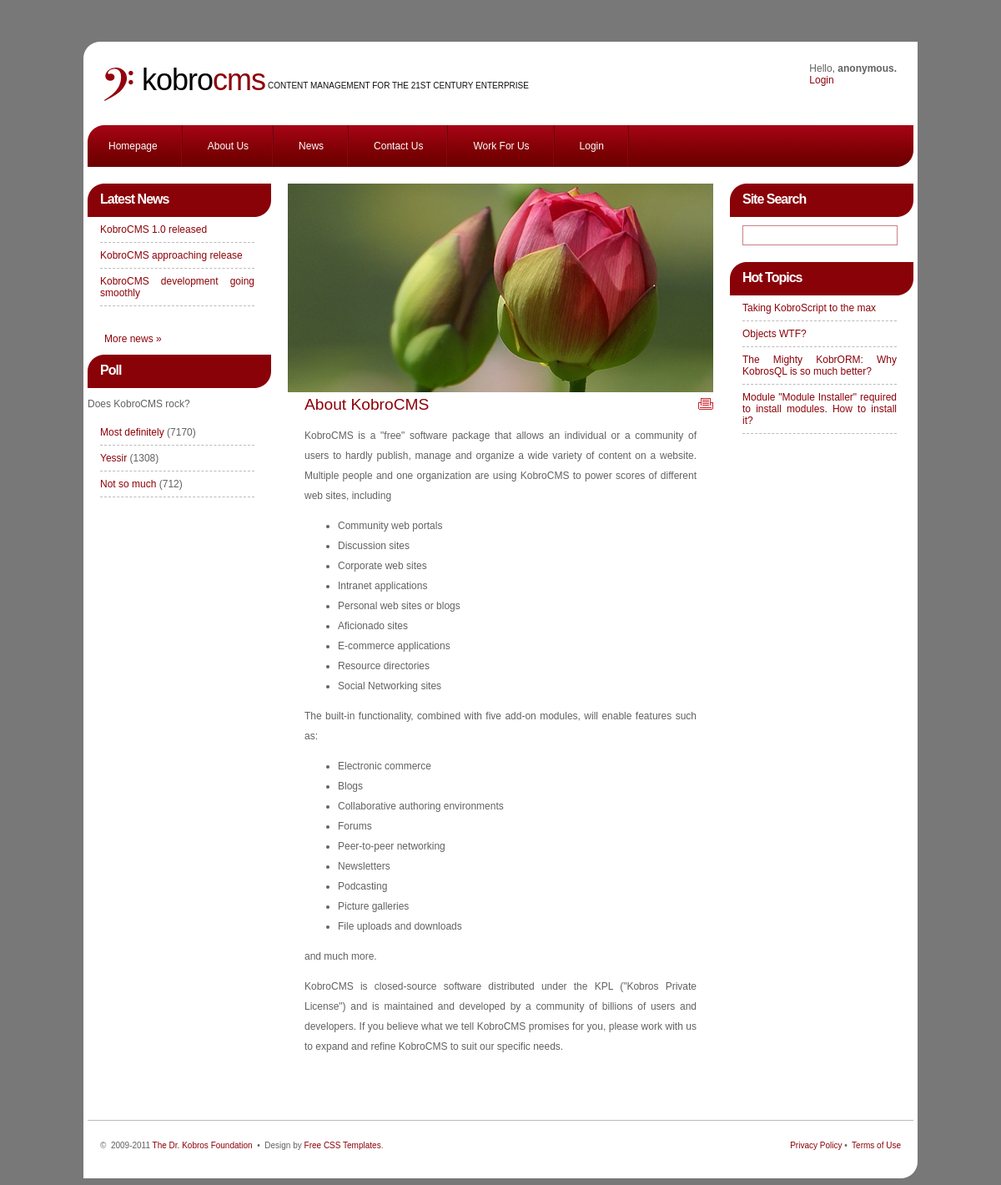
The page / on the database its author committed.
### tables this page shows
CREATE TABLE `page` (
  `id` int(10) unsigned NOT NULL AUTO_INCREMENT,
  `module` varchar(255) NOT NULL,
  `tpl` varchar(255) NOT NULL DEFAULT 'default',
  `innertpl` varchar(255) NOT NULL DEFAULT 'default',
  `title` varchar(255) DEFAULT NULL,
  `role` varchar(255) NOT NULL DEFAULT 'anonymous',
  PRIMARY KEY (`id`)
);

CREATE TABLE `news` (
  `id` int(10) unsigned NOT NULL AUTO_INCREMENT,
  `page_id` int(10) unsigned NOT NULL,
  `title` varchar(255) DEFAULT NULL,
  `content` text,
  `created` datetime NOT NULL,
  PRIMARY KEY (`id`)
);

CREATE TABLE `question` (
  `id` int(11) NOT NULL,
  `question` varchar(255) DEFAULT NULL,
  PRIMARY KEY (`id`)
);

CREATE TABLE `answer` (
  `id` int(11) NOT NULL,
  `question_id` int(11) NOT NULL,
  `answer` varchar(255) DEFAULT NULL,
  `votes` int(11) NOT NULL DEFAULT '0',
  PRIMARY KEY (`id`),
  KEY `question_id` (`question_id`)
);

CREATE TABLE `html` (
  `page_id` int(10) unsigned NOT NULL,
  `block_id` int(10) unsigned NOT NULL,
  `content` text,
  PRIMARY KEY (`page_id`,`block_id`)
);

### public/inc/KobroCms.php (called while the page is built, shortened)
<?php
class KobroCms
{
	public $config;
	public $db;
	private function __construct()
	{
		$this->config = $config = parse_ini_file(ROOT . "/config.ini");
		$this->db = new PDO("mysql:host={$this->config['db_host']};dbname={$this->config['db_schema']}", $this->config['db_user'], $this->config['db_password']);
		$this->db->setAttribute(PDO::ATTR_ERRMODE, PDO::ERRMODE_EXCEPTION);
	}
	public static function getInstance()
	{
		static $instance;
		if(!$instance) {
			$instance = new KobroCms();
		}
		return $instance;
	}
	public function getPage($pageId)
	{
		$pageId = (int) $pageId;
		$sql = "SELECT * FROM page WHERE id = {$pageId}";
		return $this->db->query($sql)->fetch(PDO::FETCH_OBJ);
	}
	public function executeModule($params)
	{
		$module = new $module();
		return $module->execute($params);
	}
	public function run()
	{
		$this->user = User::getInstance();
		$this->view = new View();
		$pageId = (isset($_GET['page'])) ? $_GET['page'] : $this->config['page_default'];
		$this->page = $page = $this->getPage($pageId);
		$this->view->innertpl = $this->view->render(ROOT . '/templates/inner/' . $page->innertpl . '.phtml');
		$tpl = (isset($_REQUEST['tpl'])) ? $_REQUEST['tpl'] : $page->tpl;
		$this->view->title = $this->page->title;
		if($this->user->obj->role == 'admin') {
			$this->view->includeAdminScripts = true;
		} else {
			$this->view->includeAdminScripts = false;
		}
		$tpl = str_ireplace('../', '', $tpl);
		return $this->view->render(ROOT . '/templates/outer/' . $tpl . '.phtml');
	}
}

### public/inc/User.php (called while the page is built, shortened)
<?php
class User
{
	private function __construct()
	{
		if(!isset($_SESSION['user'])) {
			$user = new stdClass();
			$user->login = 'anonymous';
			$user->role = 'anonymous';
		}
		$this->obj = $_SESSION['user'];
	}
	static public function getInstance()
	{
		static $instance;
		if(!$instance) {
			$instance = new self();
		}
		return $instance;
	}
}

### public/inc/View.php (called while the page is built, shortened)
<?php
class View
{
	private $_vars = array();
	public $kobros;
	public function __construct()
	{
		$this->kobros = KobroCms::getInstance();
	}
	public function __set($key, $value)
	{
		$this->_vars[$key] = $value;
	}
	public function __get($key)
	{
		return (isset($this->_vars[$key])) ? $this->_vars[$key] : null;
	}
	public function render($tpl)
	{
		include $tpl;
		$ret = ob_get_clean();
		return $ret;
	}
	public function module($params)
	{
		$params = array_merge($_REQUEST, $params);
		return $this->kobros->executeModule($params);
	}
}
?>

### public/inc/Module.php (called while the page is built)
<?php
abstract class Module
{
	public $kobros;
	public function __construct()
	{
		$this->kobros = KobroCms::getInstance();
	}
	public function execute($params = array())
	{
		if(!isset($params['page'])) {
			$params['page'] = $this->kobros->page->id;
		}
		if(!isset($params['action'])) {
			$params['action'] = 'default';
		}
		$action = '_' . $params['action'];
		return $this->$action($params);
	}
}

### public/modules/Html.php (called while the page is built, shortened)
<?php
class Module_Html extends Module
{
	protected function _default($params)
	{
		if(isset($params['page']) && $params['page']) {
			$page = $this->kobros->getPage($params['page']);
		} else {
			$page = $this->kobros->page;
		}
		$sql = "SELECT content FROM html WHERE block_id = {$params['block_id']} AND page_id = {$page->id}";
		$q = $this->kobros->db->query($sql);
		$view = new View();
		$view->html = $q->fetch(PDO::FETCH_COLUMN);
		$view->user = $_SESSION['user'];
		$view->block_id = $params['block_id'];
		return $view->render(ROOT . '/templates/data/html/default.phtml');
	}
}

### public/modules/User.php (called while the page is built, shortened)
<?php
class Module_User extends Module
{
	protected function _info($params)
	{
		$view = new View();
		$view->target = $params['target'];
		$view->user = $_SESSION['user'];
		return $view->render(ROOT . '/templates/data/user/info.phtml');
	}
}

### public/modules/News.php (called while the page is built, shortened)
<?php
class Module_News extends Module
{
	private function _newsQuery($pageId, $limit)
	{
		$limit = (int) $limit;
		$sql = "SELECT * FROM news WHERE page_id = {$pageId} ORDER BY created DESC LIMIT {$limit}";
		$query = $this->kobros->db->query($sql);
		$news = array();
		while($res = $query->fetch(PDO::FETCH_OBJ)) {
			$news[] = $res;
		}
		return $news;
	}
	protected function _headlines($params)
	{
		$news = $this->_newsQuery($params['page'], $params['number']);
		$view = new View();
		$view->news = $news;
		$view->page_id = $params['page'];
		return $view->render(ROOT . '/templates/data/news/headlines.phtml');
	}
}

### public/modules/Poll.php (called while the page is built, shortened)
<?php
class Module_Poll extends Module
{
	protected function _default($params)
	{
		$sql = "SELECT * FROM question WHERE id = {$params['question_id']}";
		$q = $this->kobros->db->query($sql);
		$question = $q->fetch(PDO::FETCH_OBJ);
		$sql = "SELECT * FROM answer WHERE question_id = {$question->id}";
		$q = $this->kobros->db->query($sql);
		$answers = array();
		while($res = $q->fetch(PDO::FETCH_OBJ)) {
		    $answers[] = $res;
		}
		$view = new View();
		$view->question = $question;
		$view->answers = $answers;
		$view->forward = $params['forward'];
		return $view->render(ROOT . '/templates/data/poll/default.phtml');
	}
}

### public/modules/Search.php (called while the page is built, shortened)
<?php
class Module_Search extends Module
{
	protected function _quicksearch($params)
	{
		$page = $params['page'];
		$view = new View();
		$view->page = $page;
		return $view->render(ROOT . '/templates/data/search/quicksearch.phtml');
	}
}

### public/templates/data/poll/default.phtml (the view)
<li>
<h2>Poll</h2>
<p><?php echo $this->question->question; ?></p>
<ul>
<?php foreach($this->answers as $answer): ?>
<li>
<a href="/?page=44&action=vote&question_id=<?php echo $this->question->id; ?>&answer_id=<?php echo $answer->id; ?>&forward=<?php echo $this->forward; ?>"><?php echo $answer->answer; ?></a> (<?php echo $answer->votes; ?>)
</li>
<?php endforeach; ?>
</ul>
</li>

### public/index.php (shortened to what this page needs)
<?php
require_once ROOT . '/inc/KobroCms.php';
require_once ROOT . '/inc/User.php';
require_once ROOT . '/inc/Module.php';
require_once ROOT . '/inc/View.php';
try {
	$app = KobroCms::getInstance();
	echo $app->run();
} catch(Exception $e) {
	echo "<h1>KobroCMS Fatal Error</h1>";
	echo "<em>" . $e . "</em>";
	if($app->config['mode'] == 'development') {
		print "<pre>";
		print_r($e->getTrace());
		print "</pre>";
	}
}

### public/templates/inner/front.phtml
<div class="flower"><img src="images/img06.jpg" alt="" width="510" height="250" /></div>
<div class="post">
<div class="entry">
<a href="/?page=<?php echo $this->kobros->page->id; ?>&amp;tpl=print"><img style="float: right; margin-top: 4px;" src="/images/print.gif" /></a>
<?php echo $this->module(array('page' => null, 'module' => $this->kobros->page->module, 'block_id' => 1)); ?>
</div>
</div>

### public/templates/data/html/default.phtml (shortened to what this page needs)
<div class="post">
<div class="entry">
<?php echo $this->html; ?>
</div>
</div>

### public/templates/outer/default.phtml (shortened to what this page needs)
<!DOCTYPE html PUBLIC "-//W3C//DTD XHTML 1.0 Strict//EN" "http://www.w3.org/TR/xhtml1/DTD/xhtml1-strict.dtd">
<html xmlns="http://www.w3.org/1999/xhtml">
<head>
<link href="default.css" rel="stylesheet" type="text/css" media="screen" />
</head>
<body>
<div id="header">
	<div id="logo">
		<h1><a href="/"><span>Kobro</span>CMS</a></h1>
		<p>Content management for the 21st Century Enterprise</p>
	</div>
	<div id="menu">
		<ul id="main">
			<li <?php if($this->kobros->page->id == 1): ?> class="current_page_item"<?php endif; ?>><a href="/?page=1">Homepage</a></li>
			<li <?php if($this->kobros->page->id == 2): ?> class="current_page_item"<?php endif; ?>><a href="/?page=2">About Us</a></li>
			<li <?php if($this->kobros->page->id == 3): ?> class="current_page_item"<?php endif; ?>><a href="/?page=3">News</a></li>
			<li <?php if($this->kobros->page->id == 4): ?> class="current_page_item"<?php endif; ?>><a href="/?page=4&forward=/?page=111">Contact Us</a></li>
			<li <?php if($this->kobros->page->id == 5): ?> class="current_page_item"<?php endif; ?>><a href="/?page=5">Work For Us</a></li>
			<li <?php if($this->kobros->page->id == 33): ?> class="current_page_item"<?php endif; ?>><a href="/?page=33">Login</a></li>
		</ul>
	</div>
	<div id="userinfo">
	<?php echo $this->module(array('module' => 'User', 'action' => 'info', 'target' => 33)); ?>
	</div>
</div>
<div id="wrapper">
	<div id="page">
		<div id="sidebar1" class="sidebar">
			<ul>
				<?php echo $this->module(array('module' => 'News', 'page' => 3, 'action' => 'headlines', 'number' => 3)); ?>
			    <?php echo $this->module(array('module' => 'Poll', 'action' => 'default', 'question_id' => 1, 'forward'  => '/?page=1')); ?>
            </ul>
		</div>
		<div id="content">
			<?php echo $this->innertpl; ?>
		</div>
		<div id="sidebar2" class="sidebar">
			<ul>
				<li>
					<?php echo $this->module(array('module' => 'Search', 'action' => 'quicksearch', 'page' => 88)); ?>
				</li>
				<li>
					<h2>Hot Topics</h2>
					<ul>
						<li><a href="#">Taking KobroScript to the max</a></li>
						<li><a href="#">Objects WTF?</a></li>
						<li><a href="#">The Mighty KobrORM: Why KobrosQL is so much better?</a></li>
						<li><a href="#">Module &quot;Module Installer&quot; required to install modules. How to install it?</a></li>
					</ul>
				</li>
			</ul>
		</div>
		<div style="clear: both;">&nbsp;</div>
	</div>
</div>
<div id="footer">
	<p class="copyright">&copy;&nbsp;&nbsp;2009-2011 <a href="http://dr-kobros.com/foundation" target="_blank">The Dr. Kobros Foundation</a> &nbsp;&bull;&nbsp; Design by <a href="http://www.freecsstemplates.org/">Free CSS Templates</a>.</p>
	<p class="link">
		<a href="/?page=99">Privacy Policy</a>&nbsp;&#8226;&nbsp;
		<a href="/?page=100">Terms of Use</a>
	</p>
</div>
</body>
</html>

### public/templates/data/user/info.phtml
Hello, <strong><?php echo $this->user->login; ?>.</strong>
<br />
<?php if($this->user->role == 'anonymous'): ?>
<a href="?page=<?php echo $this->target; ?>">Login</a>
<?php else: ?>
<a href="?page=<?php echo $this->target; ?>&amp;action=logout">Logout</a>
<?php endif; ?>

### public/templates/data/news/headlines.phtml
<li>
<h2>Latest News</h2>
<ul>
<?php foreach($this->news as $item): ?>
<li><a href="/?page=<?php echo $this->page_id; ?>&amp;action=view&amp;id=<?php echo $item->id; ?>"><?php echo $item->title; ?></a></li>
<?php endforeach; ?>
</ul>
</li>
<p class="entry">
<a href="/?page=<?php echo $this->page_id; ?>">More news &raquo;</a>
</p>

### public/templates/data/search/quicksearch.phtml (shortened to what this page needs)
<form id="searchform" method="get" action="/">
	<div>
		<h2>Site Search</h2>
		<input type="text" name="s" id="s" size="15" value="" />
	</div>
</form>

### public/default.css (style rules this page uses)
body { margin-top: 50px; padding: 0; background: #787878; text-align: justify; dfont-family: Georgia, "Times New Roman", Times, serif; font-family: tahoma, arial, sans-serif; font-size: 12px; color: #616161; }
h1, h2, h3 { margin-top: 0; color: #8C0209; }
h1 { font-size: 1.6em; font-weight: normal; }
h2 { font-size: 1.6em; }
a { text-decoration: none; color: #8C0209; }
a img { border: none; }
#header { width: 1000px; margin: 0 auto; height: 150px; background: url(images/img02.jpg) repeat-x left top; position: relative; }
#logo { width: 1000px; height: 100px; margin: 0 auto; padding: 0 10px 0 70px; background: url(images/img01.jpg) no-repeat left top; }
#header #userinfo { position: absolute; top: 0; right: 0; padding: 25px 25px 0 0; }
#logo h1, #logo p { float: left; margin: 0; color: #8C0209; }
#logo span { color: #000000; }
#logo h1 { padding: 25px 0 0 0; letter-spacing: -1px; text-transform: lowercase; font-weight: normal; font-size: 3em; }
#logo p { text-transform: uppercase; padding: 47px 0 0 3px; font-size: 10px; color: #110E0F; }
#logo a { border: none; text-decoration: none; color: #8C0209; }
#menu { width: 1000px; margin: 0 auto; padding: 0; height: 50px; background: url(images/img02.jpg) no-repeat left top; }
#menu ul { margin: 0; padding: 0; list-style: none; }
#menu li { display: inline; }
#menu a { display: block; float: left; height: 32px; margin: 0; padding: 18px 30px 0 30px; text-decoration: none; text-transform: capitalize; background: url(images/img03.jpg) no-repeat right top; dfont-family: Georgia, "Times New Roman", Times, serif; font-family: tahoma, arial, sans-serif; font-size: 12px; color: #FFFFFF; }
#menu .current_page_item a { color: #FFFFFF; }
#page { width: 990px; margin: 0 auto; padding: 20px 5px; background: #FFFFFF; }
#content { float: left; width: 550px; }
.post { padding-bottom: 15px; line-height: 200%; }
.post h1 { font-weight: normal; }
.entry { padding: 0 20px; }
#sidebar1 { float: left; }
#sidebar2 { float: right; }
.sidebar { float: left; width: 220px; padding: 0; font-size: 12px; }
.sidebar ul { margin: 0; padding: 0; list-style: none; }
.sidebar li { padding: 0 0 20px 0; }
.sidebar li li { margin: 0 20px 0 15px; padding: 8px 0px; border-bottom: 1px #BBBBBB dashed; }
.sidebar li h2 { height: 30px; margin: 0 0 0 0; padding: 10px 15px 0px 15px; background: #890208 url(images/img05.jpg) no-repeat left top; letter-spacing: -1px; font-size: 16px; color: #FFFFFF; }
#searchform { margin: 0; padding: 0 0 0 0; }
#s { margin: 10px 0px 0 15px; padding: 2px 2px; width: 180px; height: 18px; border: 1px solid #CA8186; background: #FFFFFF; font-size: 10px; color: #000000; }
#footer { width: 960px; height: 70px; margin: 0 auto; padding: 0 20px; background: url(images/img04.jpg) no-repeat left top; }
#footer p { margin: 0; padding: 25px 0 0 0; text-align: center; font-size: smaller; }
#footer .link { float: right; }
#footer .copyright { float: left; }
.flower { padding-left: 20px; }

### rows shown on the page
page: role "anonymous"
news: title "KobroCMS 1.0 released"
news: title "KobroCMS approaching release"
news: title "KobroCMS development going smoothly"
question: question "Does KobroCMS rock?"
answer: answer "Most definitely", votes "7170"
answer: answer "Yessir", votes "1308"
answer: answer "Not so much", votes "712"
html: content "About KobroCMS KobroCMS is a \"free\" software package that allows an individual or a community of users to hardly publish, manage and organize a wide variety of content on a website. Multiple people and one organization are using KobroCMS to power scores of different web sites, including Community web portals Discussion sites Corporate web sites Intranet applications Personal web sites or blogs Aficionado sites E-commerce applications Resource directories Social Networking sites The built-in functionality, combined with five add-on modules, will enable features such as: Electronic commerce Blogs Collaborative authoring environments Forums Peer-to-peer networking Newsletters Podcasting…"
